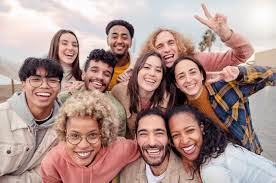
#> input picture p1.jpeg, 276 x 183 px, found by its file name
$ python face_detection.py
#> lines starting #> are read from the running program, lines starting #| are printed output that depends on the picture; after the words box and inside, x2 and y2 are one past the last pixel; in counts of white or black regions, pixels touching at a corner belong together
import cv2

# Load the image
image = cv2.imread(r'D:\python_prog\python\p1.jpeg')
#> image is the input picture: shape (183, 276, 3); mean B, G, R 141.8, 147.7, 175.5

# Load the pre-trained face detection model (use the correct XML file)
face_cascade = cv2.CascadeClassifier(cv2.data.haarcascades + 'haarcascade_frontalface_default.xml')


# Convert the image to grayscale
gray = cv2.cvtColor(image, cv2.COLOR_BGR2GRAY)
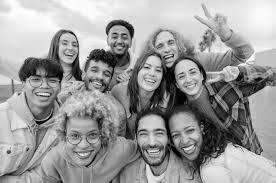
#> gray: shape (183, 276); min 0, max 255, mean 155.4

# Detect faces in the image
faces = face_cascade.detectMultiScale(gray, scaleFactor=1.02, minNeighbors=10)
#> faces = [[105, 24, 29, 29], [55, 32, 29, 29], [137, 57, 30, 30], [22, 61, 44, 44], [152, 33, 29, 29], [172, 61, 32, 32], [84, 60, 32, 32], [3, 117, 35, 35], [130, 116, 44, 44], [164, 117, 40, 40], [58, 117, 50, 50]]

# Draw rectangles around detected faces
for (x, y, w, h) in faces:
    cv2.rectangle(image, (x, y), (x + w, y + h), (255, 0, 0), 2)
#> this loop made 11 passes
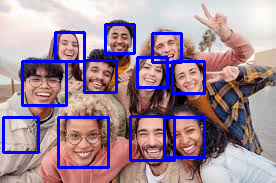
#> image: shape (183, 276, 3); 9.01% of pixels changed, all inside (x1, y1, x2, y2) = (2, 23, 206, 169)

# Display the output
cv2.imshow('Face Detection', image)
cv2.waitKey(0)
cv2.destroyAllWindows()
